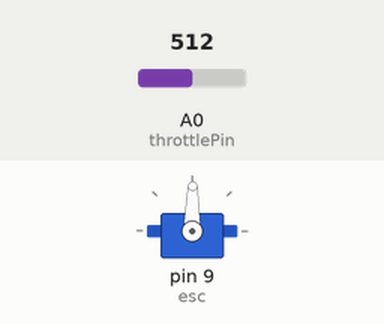
The sketch below on a simulated Arduino Uno, built with avr-gcc and run on an emulated ATmega328P. On the bench: servo. Inputs (shaded band) come from the test bench; at power-on: A0 (throttlePin) = 512.

Above: at 1.2 s.
1.3 s: A0 (throttlePin) set to 716
At 1.8 s:
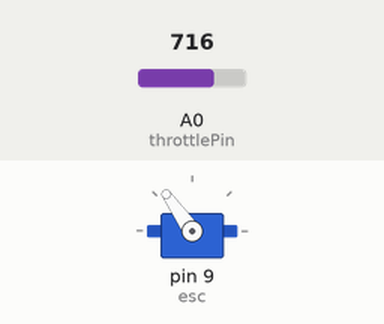
2.8 s: A0 (throttlePin) set to 900
At 4.0 s:
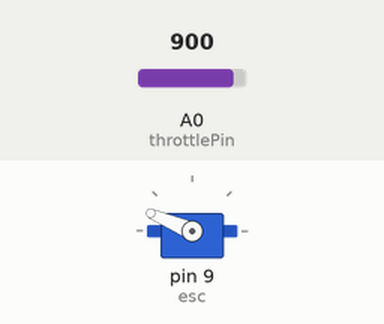
4.3 s: A0 (throttlePin) set to 1023
At 5.3 s:
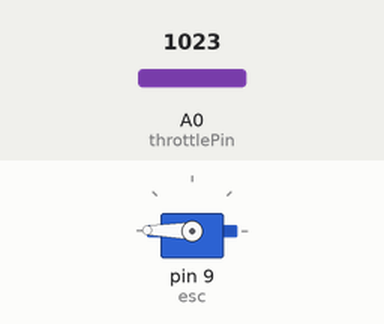
5.8 s: A0 (throttlePin) set to 306
At 6.4 s:
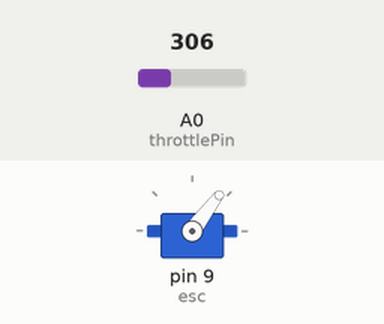
7.3 s: A0 (throttlePin) set to 122
At 7.6 s:
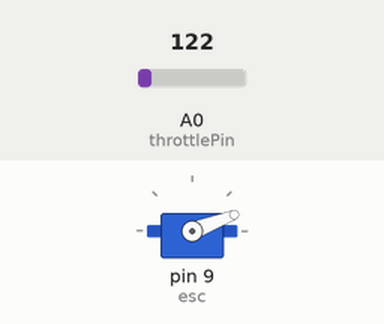
8.8 s: A0 (throttlePin) set to 511
At 9.9 s:
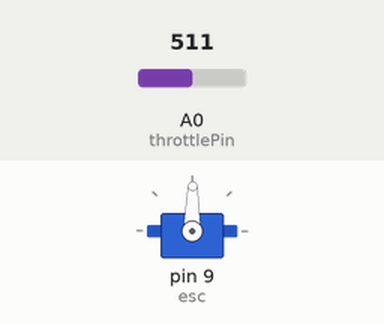
Timing chart, 0 to 11.3 s (numbered marks = the images above; inputs shaded):
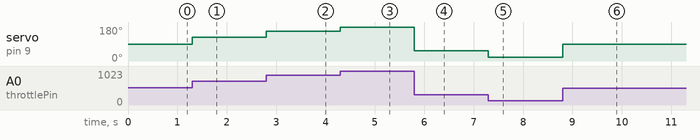

Measured:
- after the input at 1.3 s, servo on pin 9 (esc): 89° → 125° at once
- after the input at 2.8 s, servo on pin 9 (esc): 125° → 157° at once
- after the input at 4.3 s, servo on pin 9 (esc): 157° → 179° at once
- after the input at 5.8 s, servo on pin 9 (esc): 179° → 53° at once
- after the input at 7.3 s, servo on pin 9 (esc): 53° → 21° at once
- after the input at 8.8 s, servo on pin 9 (esc): 21° → 89° at once

The sketch:

ControlTry6.ino
```cpp
#include <Servo.h>

Servo esc;
int throttlePin = 0;

void setup()
{
esc.attach(9);
}

void loop()
{
int throttle = analogRead(throttlePin);
throttle = map(throttle, 0, 1023, 0, 179);
esc.write(throttle);
}
```
